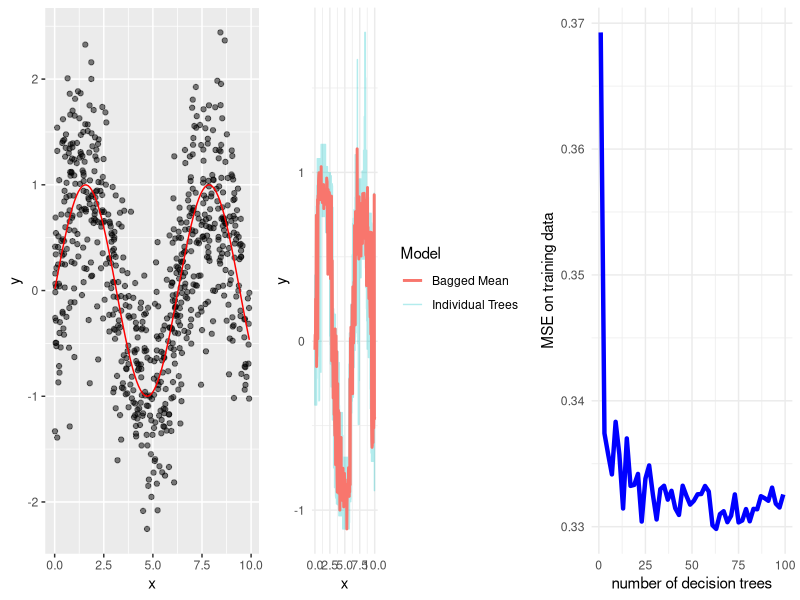

Write R code to recreate this figure.
# we want to visualize how bagging works, e.g.
# that the predicitions of the base learners are averaged
# -> creates 100 trees on bootstrapped toy data; visualizes them with their respective average

library(ggplot2)
library(rpart)
library(gridExtra)

set.seed(700)

# Generate toy data
n <- 700
x <- runif(n, 0, 10)
y <- sin(x) + rnorm(n, sd=0.6)
data <- data.frame(x=x, y=y)

# Fit data on bootstrapped toy data
num_trees <- 100
trees <- lapply(1:num_trees, function(i) {
  samp <- sample(n, replace=TRUE)
  rpart(y ~ x, data=data[samp,], method="anova")
})
x_seq <- seq(0, 10, length.out=250)
preds <- sapply(trees, function(tree) predict(tree, newdata=data.frame(x=x_seq)))

# Mean acquired via bagging
mean_preds <- rowMeans(preds)

# Combined into a dataframe for plotting
plot_df <- data.frame(x = rep(x_seq, each = num_trees + 1), 
                      y = c(t(preds), mean_preds),
                      Model = factor(c(rep("Individual Trees", num_trees), "Bagged Mean")))

# Visualization of toy data
p1 <- ggplot(data, aes(x=x, y=y)) +
  geom_point(alpha=0.5) +
  stat_function(fun = sin, color = "red")

# Visualization of tree's predictions and mean (bagged)
p2 <- ggplot(plot_df, aes(x=x, y=y, color=Model)) +
  geom_line(alpha=0.3) +
  geom_line(data = subset(plot_df, Model == "Bagged Mean"), size=1.0) +
  theme_minimal()

# Function to calculate MSE for different numbers of trees
bagging_rpart <- function(data, num_trees, sample_size) {
  predictions <- matrix(NA, nrow = nrow(data), ncol = num_trees)
  
  for (i in 1:num_trees) {
    sample_indices <- sample(nrow(data), size = sample_size, replace = TRUE)
    sample_data <- data[sample_indices, ]
    
    model <- rpart(y ~ x, data = sample_data)
    
    predictions[, i] <- predict(model, data)
  }
  
  mean_predictions <- rowMeans(predictions, na.rm = TRUE)
  error <- mean((mean_predictions - data$y)^2)
  
  return(error)
}

# Calculate MSE for different numbers of trees using the toy data
results <- data.frame(Number_of_Trees = integer(), MSE = numeric())
tree_counts <- seq(1, num_trees, by = 2)

for (trees in tree_counts) {
  mse <- bagging_rpart(data, num_trees = trees, sample_size = 700)
  results <- rbind(results, data.frame(Number_of_Trees = trees, MSE = mse))
}

# Plot MSE vs. Number of Trees
p3 <- ggplot(results, aes(x = Number_of_Trees, y = MSE)) +
  geom_line(color = "blue", size = 1.5) +
  labs(x = "number of decision trees",
       y = "MSE on training data") +
  theme_minimal()

# Combine plots into a single visualization
combined_plot <- grid.arrange(p1, p2, p3, ncol=3, nrow=1)

# Save the combined plot
ggsave("../figure/bagging-mean.png", plot = combined_plot, width = 25, height = 8, dpi = 300)
